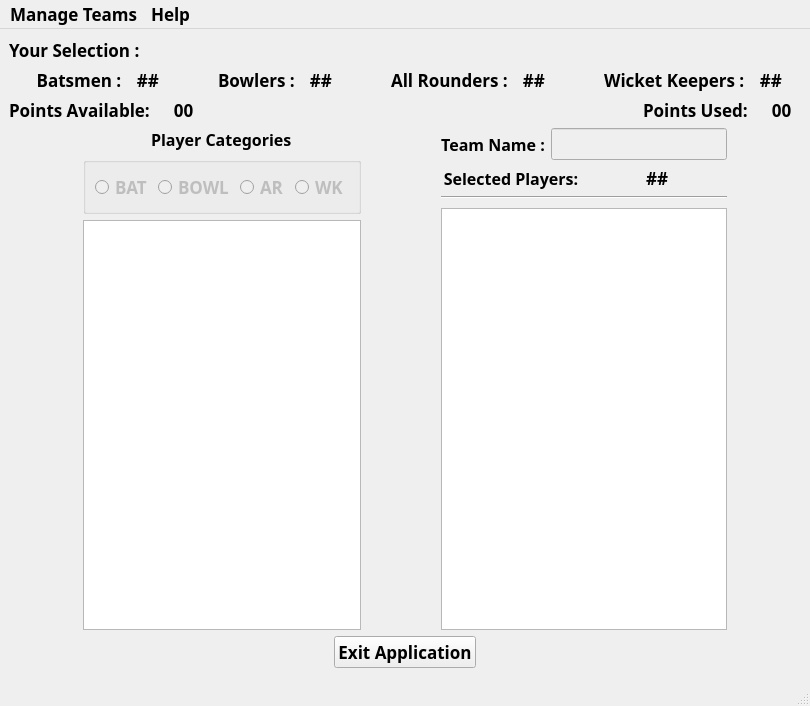
<?xml version="1.0" encoding="UTF-8"?>
<ui version="4.0">
 <class>MainWindow</class>
 <widget class="QMainWindow" name="MainWindow">
  <property name="geometry">
   <rect>
    <x>0</x>
    <y>0</y>
    <width>810</width>
    <height>706</height>
   </rect>
  </property>
  <property name="font">
   <font>
    <family>Traditional Arabic</family>
    <pointsize>13</pointsize>
    <weight>75</weight>
    <bold>true</bold>
   </font>
  </property>
  <property name="windowTitle">
   <string>Fantasy Game</string>
  </property>
  <property name="windowIcon">
   <iconset>
    <normaloff>icon.png</normaloff>icon.png</iconset>
  </property>
  <property name="autoFillBackground">
   <bool>false</bool>
  </property>
  <widget class="QWidget" name="centralwidget">
   <layout class="QGridLayout" name="gridLayout">
    <item row="0" column="0">
     <layout class="QHBoxLayout" name="horizontalLayout_8">
      <item>
       <widget class="QLabel" name="label">
        <property name="text">
         <string>Your Selection :</string>
        </property>
       </widget>
      </item>
     </layout>
    </item>
    <item row="1" column="0">
     <layout class="QHBoxLayout" name="horizontalLayout">
      <item>
       <spacer name="horizontalSpacer">
        <property name="orientation">
         <enum>Qt::Horizontal</enum>
        </property>
        <property name="sizeHint" stdset="0">
         <size>
          <width>40</width>
          <height>20</height>
         </size>
        </property>
       </spacer>
      </item>
      <item>
       <widget class="QLabel" name="batsmen">
        <property name="text">
         <string>    Batsmen :</string>
        </property>
       </widget>
      </item>
      <item>
       <widget class="QLabel" name="bat_count">
        <property name="text">
         <string>  ##  </string>
        </property>
       </widget>
      </item>
      <item>
       <widget class="QLabel" name="bowlers">
        <property name="text">
         <string>          Bowlers :</string>
        </property>
       </widget>
      </item>
      <item>
       <widget class="QLabel" name="bowl_count">
        <property name="text">
         <string>  ##  </string>
        </property>
       </widget>
      </item>
      <item>
       <widget class="QLabel" name="AR">
        <property name="text">
         <string>          All Rounders :</string>
        </property>
       </widget>
      </item>
      <item>
       <widget class="QLabel" name="ar_count">
        <property name="text">
         <string>  ##  </string>
        </property>
       </widget>
      </item>
      <item>
       <widget class="QLabel" name="WK">
        <property name="text">
         <string>          Wicket Keepers :</string>
        </property>
       </widget>
      </item>
      <item>
       <widget class="QLabel" name="wk_count">
        <property name="text">
         <string>  ##  </string>
        </property>
       </widget>
      </item>
      <item>
       <spacer name="horizontalSpacer_2">
        <property name="orientation">
         <enum>Qt::Horizontal</enum>
        </property>
        <property name="sizeHint" stdset="0">
         <size>
          <width>40</width>
          <height>20</height>
         </size>
        </property>
       </spacer>
      </item>
     </layout>
    </item>
    <item row="2" column="0">
     <layout class="QHBoxLayout" name="horizontalLayout_2">
      <item>
       <widget class="QLabel" name="ptsavail_label">
        <property name="text">
         <string>Points Available:  </string>
        </property>
       </widget>
      </item>
      <item>
       <widget class="QLabel" name="pt_avail">
        <property name="text">
         <string>  00  </string>
        </property>
       </widget>
      </item>
      <item>
       <spacer name="horizontalSpacer_8">
        <property name="orientation">
         <enum>Qt::Horizontal</enum>
        </property>
        <property name="sizeHint" stdset="0">
         <size>
          <width>40</width>
          <height>20</height>
         </size>
        </property>
       </spacer>
      </item>
      <item>
       <widget class="QLabel" name="ptsused_label">
        <property name="text">
         <string>Points Used:  </string>
        </property>
       </widget>
      </item>
      <item>
       <widget class="QLabel" name="pt_used">
        <property name="text">
         <string>  00  </string>
        </property>
       </widget>
      </item>
     </layout>
    </item>
    <item row="3" column="0">
     <layout class="QHBoxLayout" name="horizontalLayout_3">
      <item>
       <spacer name="horizontalSpacer_4">
        <property name="orientation">
         <enum>Qt::Horizontal</enum>
        </property>
        <property name="sizeHint" stdset="0">
         <size>
          <width>40</width>
          <height>20</height>
         </size>
        </property>
       </spacer>
      </item>
      <item>
       <layout class="QVBoxLayout" name="verticalLayout_8">
        <item alignment="Qt::AlignHCenter">
         <widget class="QLabel" name="pl_cat">
          <property name="font">
           <font>
            <pointsize>12</pointsize>
            <weight>75</weight>
            <bold>true</bold>
           </font>
          </property>
          <property name="text">
           <string>Player Categories</string>
          </property>
         </widget>
        </item>
        <item>
         <widget class="QGroupBox" name="groupBox">
          <property name="enabled">
           <bool>false</bool>
          </property>
          <property name="title">
           <string/>
          </property>
          <property name="flat">
           <bool>false</bool>
          </property>
          <property name="checkable">
           <bool>false</bool>
          </property>
          <layout class="QHBoxLayout" name="horizontalLayout_4">
           <item>
            <widget class="QRadioButton" name="rb_bat">
             <property name="text">
              <string>BAT</string>
             </property>
            </widget>
           </item>
           <item>
            <widget class="QRadioButton" name="rb_bowl">
             <property name="text">
              <string>BOWL</string>
             </property>
            </widget>
           </item>
           <item>
            <widget class="QRadioButton" name="rb_ar">
             <property name="text">
              <string>AR</string>
             </property>
            </widget>
           </item>
           <item>
            <widget class="QRadioButton" name="rb_wk">
             <property name="text">
              <string>WK</string>
             </property>
            </widget>
           </item>
          </layout>
         </widget>
        </item>
        <item>
         <widget class="QListWidget" name="availplayer_list">
          <property name="autoFillBackground">
           <bool>true</bool>
          </property>
          <property name="styleSheet">
           <string notr="true">color: rgb(0, 0, 127);
font: 12pt &quot;Sylfaen&quot;;</string>
          </property>
          <property name="autoScroll">
           <bool>true</bool>
          </property>
         </widget>
        </item>
        <item>
         <layout class="QHBoxLayout" name="horizontalLayout_5"/>
        </item>
       </layout>
      </item>
      <item>
       <spacer name="horizontalSpacer_3">
        <property name="orientation">
         <enum>Qt::Horizontal</enum>
        </property>
        <property name="sizeHint" stdset="0">
         <size>
          <width>40</width>
          <height>20</height>
         </size>
        </property>
       </spacer>
      </item>
      <item>
       <layout class="QVBoxLayout" name="verticalLayout_10">
        <item>
         <layout class="QHBoxLayout" name="horizontalLayout_11">
          <item>
           <widget class="QLabel" name="tm_nm">
            <property name="font">
             <font>
              <pointsize>12</pointsize>
              <weight>75</weight>
              <bold>true</bold>
             </font>
            </property>
            <property name="text">
             <string>Team Name :</string>
            </property>
            <property name="alignment">
             <set>Qt::AlignCenter</set>
            </property>
           </widget>
          </item>
          <item>
           <widget class="QLineEdit" name="name">
            <property name="enabled">
             <bool>false</bool>
            </property>
           </widget>
          </item>
         </layout>
        </item>
        <item>
         <layout class="QHBoxLayout" name="horizontalLayout_12">
          <item>
           <widget class="QLabel" name="selected_player">
            <property name="font">
             <font>
              <pointsize>12</pointsize>
              <weight>75</weight>
              <bold>true</bold>
             </font>
            </property>
            <property name="text">
             <string>Selected Players:</string>
            </property>
            <property name="alignment">
             <set>Qt::AlignCenter</set>
            </property>
           </widget>
          </item>
          <item>
           <widget class="QLabel" name="player_count">
            <property name="text">
             <string>##</string>
            </property>
            <property name="alignment">
             <set>Qt::AlignCenter</set>
            </property>
           </widget>
          </item>
         </layout>
        </item>
        <item>
         <widget class="Line" name="line_3">
          <property name="orientation">
           <enum>Qt::Horizontal</enum>
          </property>
         </widget>
        </item>
        <item>
         <spacer name="verticalSpacer_2">
          <property name="orientation">
           <enum>Qt::Vertical</enum>
          </property>
          <property name="sizeType">
           <enum>QSizePolicy::Minimum</enum>
          </property>
          <property name="sizeHint" stdset="0">
           <size>
            <width>20</width>
            <height>3</height>
           </size>
          </property>
         </spacer>
        </item>
        <item>
         <widget class="QListWidget" name="selectedplayer_list">
          <property name="styleSheet">
           <string notr="true">color: rgb(0, 0, 127);
font: 12pt &quot;Sylfaen&quot;;
</string>
          </property>
         </widget>
        </item>
        <item>
         <layout class="QHBoxLayout" name="horizontalLayout_6"/>
        </item>
       </layout>
      </item>
      <item>
       <spacer name="horizontalSpacer_5">
        <property name="orientation">
         <enum>Qt::Horizontal</enum>
        </property>
        <property name="sizeHint" stdset="0">
         <size>
          <width>40</width>
          <height>20</height>
         </size>
        </property>
       </spacer>
      </item>
     </layout>
    </item>
    <item row="4" column="0">
     <layout class="QHBoxLayout" name="horizontalLayout_7">
      <item>
       <spacer name="horizontalSpacer_7">
        <property name="orientation">
         <enum>Qt::Horizontal</enum>
        </property>
        <property name="sizeHint" stdset="0">
         <size>
          <width>40</width>
          <height>20</height>
         </size>
        </property>
       </spacer>
      </item>
      <item>
       <widget class="QPushButton" name="exit">
        <property name="enabled">
         <bool>true</bool>
        </property>
        <property name="text">
         <string>Exit Application</string>
        </property>
        <property name="shortcut">
         <string>Ctrl+S</string>
        </property>
       </widget>
      </item>
      <item>
       <spacer name="horizontalSpacer_6">
        <property name="orientation">
         <enum>Qt::Horizontal</enum>
        </property>
        <property name="sizeHint" stdset="0">
         <size>
          <width>40</width>
          <height>20</height>
         </size>
        </property>
       </spacer>
      </item>
     </layout>
    </item>
   </layout>
  </widget>
  <widget class="QMenuBar" name="menubar">
   <property name="geometry">
    <rect>
     <x>0</x>
     <y>0</y>
     <width>810</width>
     <height>21</height>
    </rect>
   </property>
   <widget class="QMenu" name="menuManage_Teams">
    <property name="title">
     <string>Manage Teams</string>
    </property>
    <addaction name="NEW"/>
    <addaction name="OPEN"/>
    <addaction name="SAVE"/>
    <addaction name="EVALUATE"/>
   </widget>
   <widget class="QMenu" name="menuHelp">
    <property name="title">
     <string>Help</string>
    </property>
    <addaction name="Rules"/>
   </widget>
   <addaction name="menuManage_Teams"/>
   <addaction name="menuHelp"/>
  </widget>
  <widget class="QStatusBar" name="statusbar"/>
  <action name="NEW">
   <property name="icon">
    <iconset>
     <normaloff>new.jpg</normaloff>new.jpg</iconset>
   </property>
   <property name="text">
    <string>NEW Team</string>
   </property>
   <property name="shortcut">
    <string>Ctrl+N</string>
   </property>
  </action>
  <action name="OPEN">
   <property name="icon">
    <iconset>
     <normaloff>open.png</normaloff>open.png</iconset>
   </property>
   <property name="text">
    <string>OPEN Team</string>
   </property>
   <property name="shortcut">
    <string>Ctrl+O</string>
   </property>
  </action>
  <action name="SAVE">
   <property name="icon">
    <iconset>
     <normaloff>save.png</normaloff>save.png</iconset>
   </property>
   <property name="text">
    <string>SAVE Team</string>
   </property>
   <property name="shortcut">
    <string>Ctrl+S</string>
   </property>
  </action>
  <action name="EVALUATE">
   <property name="icon">
    <iconset>
     <normaloff>evaluate.png</normaloff>evaluate.png</iconset>
   </property>
   <property name="text">
    <string>EVALUATE Score</string>
   </property>
   <property name="shortcut">
    <string>Ctrl+E</string>
   </property>
  </action>
  <action name="Rule">
   <property name="text">
    <string>Rules</string>
   </property>
   <property name="shortcut">
    <string>Ctrl+R</string>
   </property>
  </action>
  <action name="actionInstructions">
   <property name="text">
    <string>Instructions</string>
   </property>
  </action>
  <action name="Instructions">
   <property name="text">
    <string>Instructions</string>
   </property>
   <property name="shortcut">
    <string>Shift+I</string>
   </property>
  </action>
  <action name="Rule_3">
   <property name="text">
    <string>Rules</string>
   </property>
  </action>
  <action name="Rules">
   <property name="icon">
    <iconset>
     <normaloff>rules.png</normaloff>rules.png</iconset>
   </property>
   <property name="text">
    <string>Rules</string>
   </property>
   <property name="shortcut">
    <string>Ctrl+R</string>
   </property>
  </action>
 </widget>
 <resources/>
 <connections/>
</ui>
